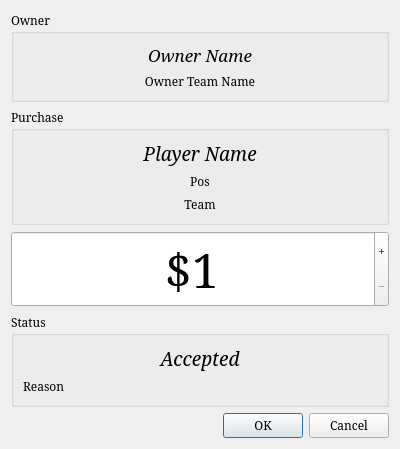
<ui version="4.0" >
 <class>ConfirmPurchase</class>
 <widget class="QDialog" name="ConfirmPurchase" >
  <property name="geometry" >
   <rect>
    <x>0</x>
    <y>0</y>
    <width>400</width>
    <height>433</height>
   </rect>
  </property>
  <property name="windowTitle" >
   <string>Purchase Confirmation</string>
  </property>
  <layout class="QVBoxLayout" >
   <item>
    <widget class="QGroupBox" name="groupBox" >
     <property name="font" >
      <font>
       <family>Serif</family>
      </font>
     </property>
     <property name="title" >
      <string>Owner</string>
     </property>
     <layout class="QVBoxLayout" >
      <item>
       <widget class="QLabel" name="ownerName" >
        <property name="font" >
         <font>
          <family>Serif</family>
          <pointsize>13</pointsize>
          <italic>true</italic>
         </font>
        </property>
        <property name="text" >
         <string>Owner Name</string>
        </property>
        <property name="alignment" >
         <set>Qt::AlignCenter</set>
        </property>
       </widget>
      </item>
      <item>
       <widget class="QLabel" name="ownerTeam" >
        <property name="font" >
         <font>
          <family>Serif</family>
         </font>
        </property>
        <property name="text" >
         <string>Owner Team Name</string>
        </property>
        <property name="alignment" >
         <set>Qt::AlignCenter</set>
        </property>
       </widget>
      </item>
     </layout>
    </widget>
   </item>
   <item>
    <widget class="QGroupBox" name="groupBox_2" >
     <property name="font" >
      <font>
       <family>Serif</family>
      </font>
     </property>
     <property name="title" >
      <string>Purchase</string>
     </property>
     <layout class="QVBoxLayout" >
      <item>
       <widget class="QLabel" name="playerName" >
        <property name="font" >
         <font>
          <family>Serif</family>
          <pointsize>14</pointsize>
          <italic>true</italic>
         </font>
        </property>
        <property name="text" >
         <string>Player Name</string>
        </property>
        <property name="alignment" >
         <set>Qt::AlignCenter</set>
        </property>
       </widget>
      </item>
      <item>
       <widget class="QLabel" name="pos" >
        <property name="font" >
         <font>
          <family>Serif</family>
         </font>
        </property>
        <property name="text" >
         <string>Pos</string>
        </property>
        <property name="alignment" >
         <set>Qt::AlignCenter</set>
        </property>
       </widget>
      </item>
      <item>
       <widget class="QLabel" name="playerTeam" >
        <property name="font" >
         <font>
          <family>Serif</family>
         </font>
        </property>
        <property name="text" >
         <string>Team</string>
        </property>
        <property name="alignment" >
         <set>Qt::AlignCenter</set>
        </property>
       </widget>
      </item>
     </layout>
    </widget>
   </item>
   <item>
    <widget class="QSpinBox" name="spinBox" >
     <property name="font" >
      <font>
       <family>Serif</family>
       <pointsize>36</pointsize>
      </font>
     </property>
     <property name="alignment" >
      <set>Qt::AlignCenter</set>
     </property>
     <property name="buttonSymbols" >
      <enum>QAbstractSpinBox::PlusMinus</enum>
     </property>
     <property name="prefix" >
      <string>$</string>
     </property>
     <property name="minimum" >
      <number>1</number>
     </property>
     <property name="maximum" >
      <number>9999999</number>
     </property>
    </widget>
   </item>
   <item>
    <widget class="QGroupBox" name="groupBox_3" >
     <property name="font" >
      <font>
       <family>Serif</family>
      </font>
     </property>
     <property name="title" >
      <string>Status</string>
     </property>
     <layout class="QVBoxLayout" >
      <item>
       <widget class="QLabel" name="status" >
        <property name="font" >
         <font>
          <family>Serif</family>
          <pointsize>14</pointsize>
          <italic>true</italic>
         </font>
        </property>
        <property name="text" >
         <string>Accepted</string>
        </property>
        <property name="alignment" >
         <set>Qt::AlignCenter</set>
        </property>
       </widget>
      </item>
      <item>
       <widget class="QLabel" name="reason" >
        <property name="font" >
         <font>
          <family>Serif</family>
         </font>
        </property>
        <property name="text" >
         <string>Reason</string>
        </property>
       </widget>
      </item>
     </layout>
    </widget>
   </item>
   <item>
    <widget class="QDialogButtonBox" name="buttonBox" >
     <property name="font" >
      <font>
       <family>Serif</family>
      </font>
     </property>
     <property name="orientation" >
      <enum>Qt::Horizontal</enum>
     </property>
     <property name="standardButtons" >
      <set>QDialogButtonBox::Cancel|QDialogButtonBox::NoButton|QDialogButtonBox::Ok</set>
     </property>
    </widget>
   </item>
  </layout>
 </widget>
 <resources/>
 <connections>
  <connection>
   <sender>buttonBox</sender>
   <signal>accepted()</signal>
   <receiver>ConfirmPurchase</receiver>
   <slot>accept()</slot>
   <hints>
    <hint type="sourcelabel" >
     <x>248</x>
     <y>254</y>
    </hint>
    <hint type="destinationlabel" >
     <x>157</x>
     <y>274</y>
    </hint>
   </hints>
  </connection>
  <connection>
   <sender>buttonBox</sender>
   <signal>rejected()</signal>
   <receiver>ConfirmPurchase</receiver>
   <slot>reject()</slot>
   <hints>
    <hint type="sourcelabel" >
     <x>316</x>
     <y>260</y>
    </hint>
    <hint type="destinationlabel" >
     <x>286</x>
     <y>274</y>
    </hint>
   </hints>
  </connection>
 </connections>
</ui>
